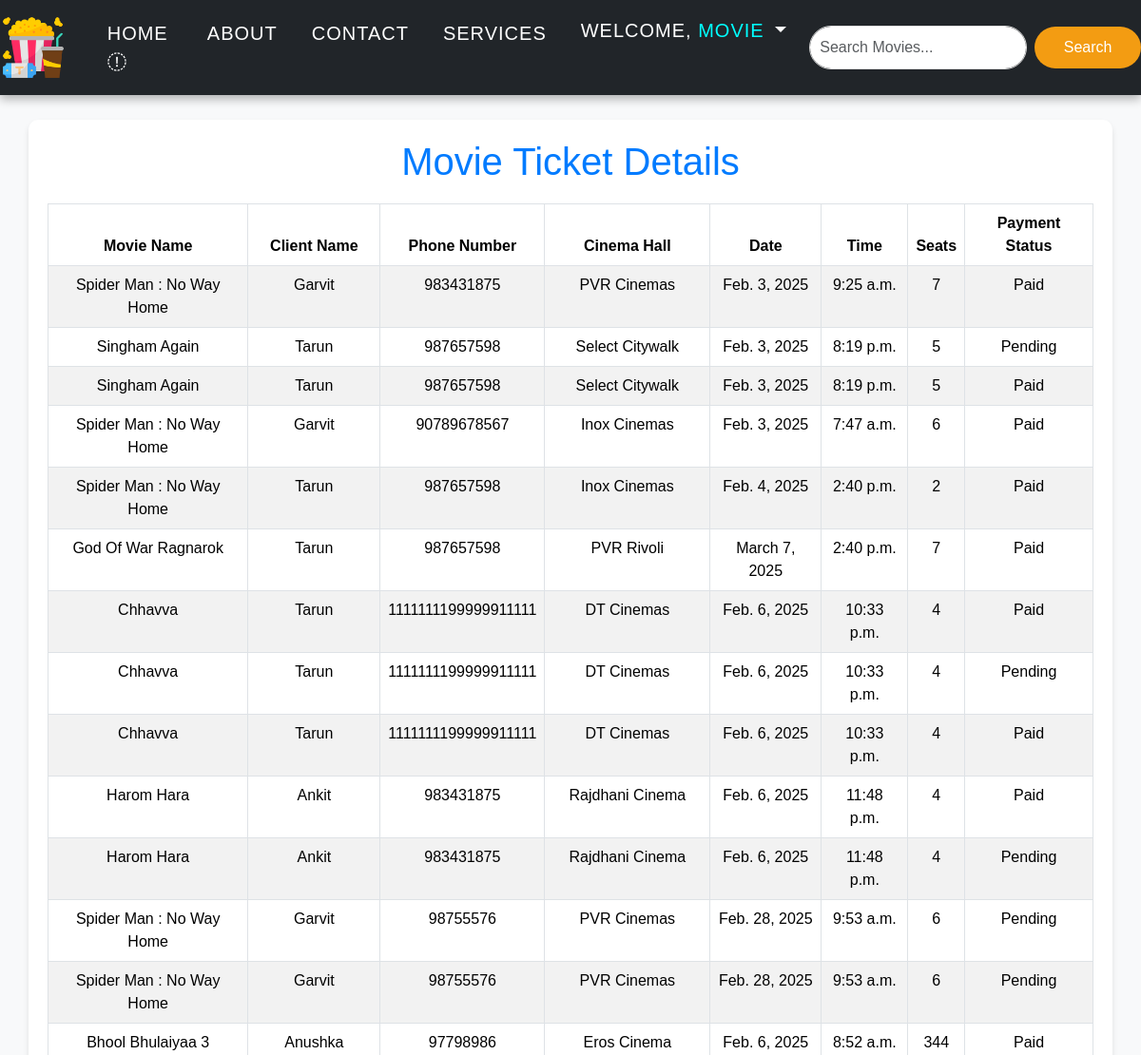
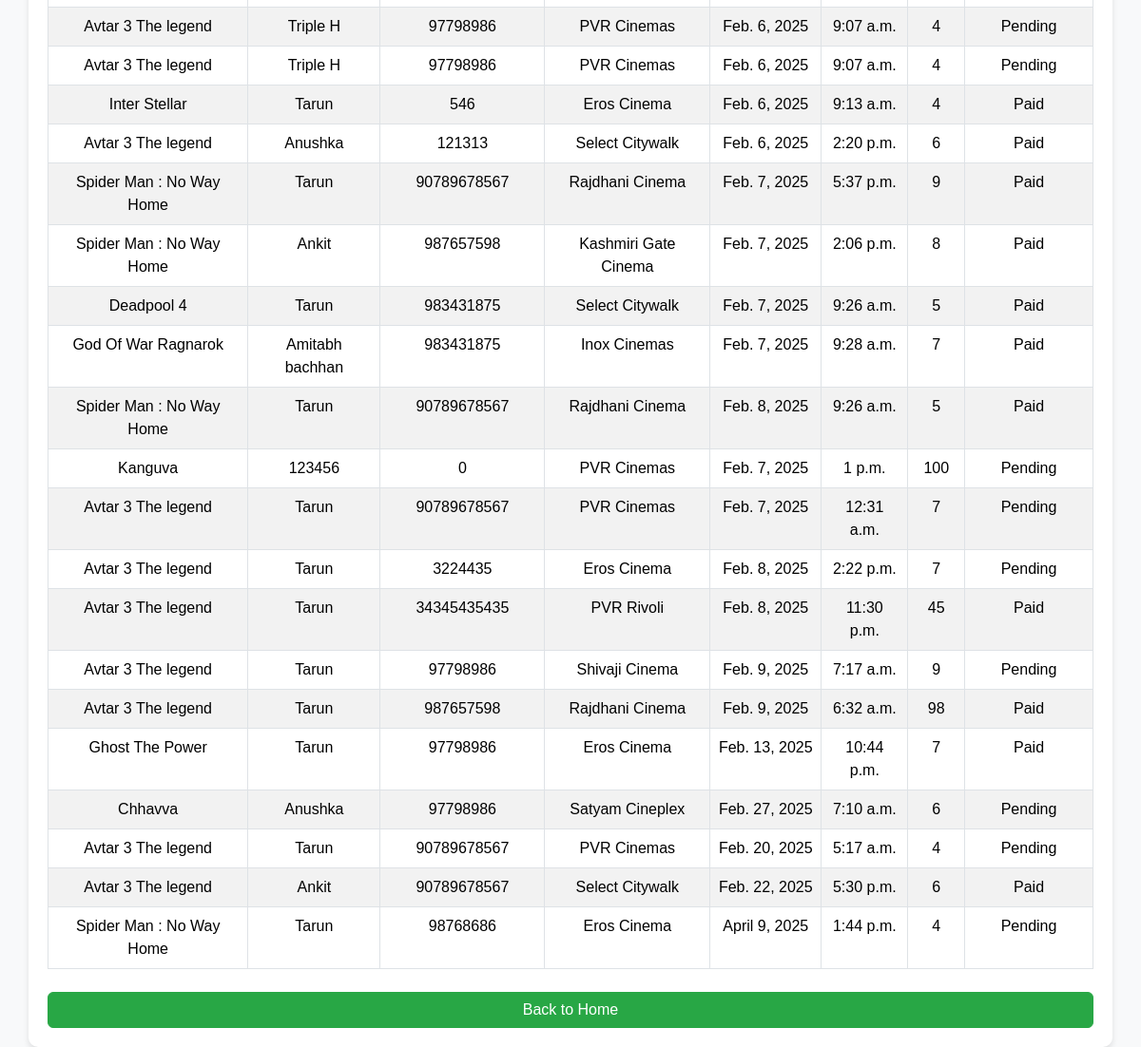
Page /ticket-details/ (signed in) on the committed database (2 pictures, top to bottom).
### movieapp/models.py (models this page shows, shortened)
class MovieTickets(models.Model):
    movie_name = models.CharField(max_length=100)
    ticket_id = models.CharField(max_length=10, unique=True)
    client_name = models.CharField(max_length=100)
    phone_number = models.IntegerField()
    cinema_hall = models.CharField(max_length=50)
    date = models.DateField(default='')
    time = models.TimeField(default='')
    seats = models.PositiveIntegerField(default=1)
    payment_status = models.BooleanField(default=False)
    cancelled = models.BooleanField(default=False)  # New field to track cancellations

### movieapp/views.py (the view)
# urls.py: path('ticket-details/', views.ticket_details, name='ticket_details'),
@login_required
@user_passes_test(is_admin)
def ticket_details(request):
    tickets = MovieTickets.objects.all()  # Get all MovieTickets
    return render(request, "details.html", {"tickets": tickets})

### movieapp/views.py (called while the page is built)
def is_admin(user):
    return user.is_superuser

### movieapp/templates/details.html (shortened to what this page needs)
{% extends "base.html" %}
{% block tarun %}
</head>
<body>
<div class="container">
    <h1>Movie Ticket Details</h1>
    {% if tickets %}
        <table class="table table-bordered table-striped">
            <thead>
                <tr>
                    <th>Movie Name</th>
                    <th>Client Name</th>
                    <th>Phone Number</th>
                    <th>Cinema Hall</th>
                    <th>Date</th>
                    <th>Time</th>
                    <th>Seats</th>
                    <th>Payment Status</th>
                </tr>
            </thead>
            <tbody>
                {% for ticket in tickets %}
                    <tr>
                        <td>{{ ticket.movie_name }}</td>
                        <td>{{ ticket.client_name }}</td>
                        <td>{{ ticket.phone_number }}</td>
                        <td>{{ ticket.cinema_hall }}</td>
                        <td>{{ ticket.date }}</td>
                        <td>{{ ticket.time }}</td>
                        <td>{{ ticket.seats }}</td>
                        <td>{{ ticket.payment_status|yesno:"Paid,Pending" }}</td>
                    </tr>
                {% endfor %}
            </tbody>
        </table>
    {% else %}
        <p class="no-tickets">No tickets found.</p>
    {% endif %}
    <div class="text-center mt-4">
        <a href="{% url "home" %}" class="btn btn-primary">Back to Home</a>
    </div>
</div>
</body>
</html>
{% endblock tarun %}

### movieapp/templates/base.html (shortened to what this page needs)
{% load static %}
{% block main %}
<!doctype html>
<html lang="en">
  <head>
    <link href="https://cdn.jsdelivr.net/npm/bootstrap@5.3.3/dist/css/bootstrap.min.css" rel="stylesheet">
    <link rel="stylesheet" href="{% static 'app/css/owl.carousel.min.css' %}">
    <link rel="stylesheet" href="{% static 'app/css/all.min.css' %}">
    <link rel="stylesheet" href="{% static 'app/css/stylesheet.css' %}">
  </head>
  <body>
    <div class="container-fluid">
      <div class="row">
        <div class="col-12">
          <nav class="navbar navbar-expand-lg navbar-dark bg-dark w-100">
            <a class="navbar-brand" href="{% url "home" %}">
                <img src="{% static 'app/images/cinema.png' %}" alt="logo" class="img-fluid" style="width: 70px; height: 70px;">
            </a>
            <div class="collapse navbar-collapse" id="navbarNav">
              <ul class="navbar-nav ms-auto">
                <li class="nav-item"><a class="nav-link fs-5" href="{% url 'home' %}">HOME <i class="fa-regular fa-house"></i></a></li>
                <li class="nav-item"><a class="nav-link fs-5" href="{% url 'about' %}">ABOUT</a></li>
                <li class="nav-item"><a class="nav-link fs-5" href="{% url 'contact' %}">CONTACT</a></li>
                <li class="nav-item"><a class="nav-link fs-5" href="{% url 'services' %}">SERVICES</a></li>
                {% if user.is_authenticated %}
                <li class="nav-item dropdown">
                  <h3 class="nav-link dropdown-toggle fs-5"id="navbarDropdown" role="button" data-bs-toggle="dropdown" aria-expanded="false">
                    Welcome,<span style="color:aqua;"> {{ user.username }}</span>
                  </h3>
                </li>
                {% endif %}
              </ul>
              <form class="d-flex ms-3" method="post" id="searchForm">
                <input class="form-control me-2" type="search" name="query" id="searchInput" placeholder="Search Movies..." aria-label="Search">
                <button class="btn btn-warning" type="submit" id="searchBtn">Search</button>
              </form>
            </div>
          </nav>
        </div>
      </div>
    </div>
    <br><br> <br> <br>
    {% block tarun %}{% endblock tarun %}
  </body>
</html>
{% endblock main %}

### movieapp/static/app/css/stylesheet.css (style rules this page uses)
body { font-family: 'Arial', sans-serif; margin: 0; padding: 0; background-color: #f4f4f4; width: 100%; }
.container-fluid { padding-left: 0; padding-right: 0; }
.navbar { background-color: #222; box-shadow: 0 4px 10px rgba(0, 0, 0, 0.3); width: 100%; z-index: 1000; position: sticky; top: 0; }
.navbar .navbar-nav .nav-item { margin-left: 20px; }
.navbar .nav-link { font-size: 18px; text-transform: uppercase; letter-spacing: 1px; color: #fff; padding: 12px 20px; border-radius: 5px; transition: all 0.3s ease; }
.navbar .navbar-brand img { width: 70px; height: 70px; transition: transform 0.3s ease; }
#searchForm { display: flex; align-items: center; }
#searchInput { width: 250px; padding: 10px; border-radius: 25px; border: 1px solid #ddd; transition: all 0.3s ease; }
#searchBtn { background-color: #f39c12; border: none; color: white; padding: 10px 20px; border-radius: 25px; cursor: pointer; transition: all 0.3s ease; }
.container { width: 100%; margin: auto; background: white; padding: 20px; border-radius: 5px; }
.btn { display: block; margin: auto; width: 100%; }

### movieapp/templates/base.html (style rules this page uses)
body { font-family: 'Arial', sans-serif; margin: 0; padding: 0; background-color: #f4f4f4; width: 100%; }
.container-fluid { padding-left: 0; padding-right: 0; }

### movieapp/templates/details.html (style rules this page uses)
body { background-color: #f8f9fa; font-family: 'Arial', sans-serif; }
.container { margin-top: 30px; background-color: #fff; padding: 20px; border-radius: 10px; box-shadow: 0px 4px 6px rgba(0, 0, 0, 0.1); }
h1 { color: #007bff; text-align: center; margin-bottom: 20px; }
table { background-color: #f0f8ff; }
th, td { padding: 12px; text-align: center; }
th { background-color: #007bff; color: white; }
tr:nth-child(even) { background-color: #f8f9fa; }
tr:nth-child(odd) { background-color: #e9ecef; }
.btn-primary { background-color: #28a745; border-color: #28a745; }

### rows in the picture
MovieTickets: movie_name "Spider Man : No Way Home", client_name "Garvit", phone_number "983431875", cinema_hall "PVR Cinemas", date "Feb. 3, 2025", time "9:25 a.m.", seats "7", payment_status "Paid"
MovieTickets: movie_name "Singham Again", client_name "Tarun", phone_number "987657598", cinema_hall "Select Citywalk", date "Feb. 3, 2025", time "8:19 p.m.", seats "5", payment_status "Pending"
MovieTickets: movie_name "Singham Again", client_name "Tarun", phone_number "987657598", cinema_hall "Select Citywalk", date "Feb. 3, 2025", time "8:19 p.m.", seats "5", payment_status "Paid"
MovieTickets: movie_name "Spider Man : No Way Home", client_name "Garvit", phone_number "90789678567", cinema_hall "Inox Cinemas", date "Feb. 3, 2025", time "7:47 a.m.", seats "6", payment_status "Paid"
MovieTickets: movie_name "Spider Man : No Way Home", client_name "Tarun", phone_number "987657598", cinema_hall "Inox Cinemas", date "Feb. 4, 2025", time "2:40 p.m.", seats "2", payment_status "Paid"
MovieTickets: movie_name "God Of War Ragnarok", client_name "Tarun", phone_number "987657598", cinema_hall "PVR Rivoli", date "March 7, 2025", time "2:40 p.m.", seats "7", payment_status "Paid"
MovieTickets: movie_name "Chhavva", client_name "Tarun", phone_number "1111111199999911111", cinema_hall "DT Cinemas", date "Feb. 6, 2025", time "10:33 p.m.", seats "4", payment_status "Paid"
MovieTickets: movie_name "Chhavva", client_name "Tarun", phone_number "1111111199999911111", cinema_hall "DT Cinemas", date "Feb. 6, 2025", time "10:33 p.m.", seats "4", payment_status "Pending"
MovieTickets: movie_name "Chhavva", client_name "Tarun", phone_number "1111111199999911111", cinema_hall "DT Cinemas", date "Feb. 6, 2025", time "10:33 p.m.", seats "4", payment_status "Paid"
MovieTickets: movie_name "Harom Hara", client_name "Ankit", phone_number "983431875", cinema_hall "Rajdhani Cinema", date "Feb. 6, 2025", time "11:48 p.m.", seats "4", payment_status "Paid"
MovieTickets: movie_name "Harom Hara", client_name "Ankit", phone_number "983431875", cinema_hall "Rajdhani Cinema", date "Feb. 6, 2025", time "11:48 p.m.", seats "4", payment_status "Pending"
MovieTickets: movie_name "Spider Man : No Way Home", client_name "Garvit", phone_number "98755576", cinema_hall "PVR Cinemas", date "Feb. 28, 2025", time "9:53 a.m.", seats "6", payment_status "Pending"
MovieTickets: movie_name "Spider Man : No Way Home", client_name "Garvit", phone_number "98755576", cinema_hall "PVR Cinemas", date "Feb. 28, 2025", time "9:53 a.m.", seats "6", payment_status "Pending"
MovieTickets: movie_name "Bhool Bhulaiyaa 3", client_name "Anushka", phone_number "97798986", cinema_hall "Eros Cinema", date "Feb. 6, 2025", time "8:52 a.m.", seats "344", payment_status "Paid"
MovieTickets: movie_name "Avtar 3 The legend", client_name "Triple H", phone_number "97798986", cinema_hall "PVR Cinemas", date "Feb. 6, 2025", time "9:07 a.m.", seats "4", payment_status "Pending"
MovieTickets: movie_name "Avtar 3 The legend", client_name "Triple H", phone_number "97798986", cinema_hall "PVR Cinemas", date "Feb. 6, 2025", time "9:07 a.m.", seats "4", payment_status "Pending"
MovieTickets: movie_name "Inter Stellar", client_name "Tarun", phone_number "546", cinema_hall "Eros Cinema", date "Feb. 6, 2025", time "9:13 a.m.", seats "4", payment_status "Paid"
MovieTickets: movie_name "Avtar 3 The legend", client_name "Anushka", phone_number "121313", cinema_hall "Select Citywalk", date "Feb. 6, 2025", time "2:20 p.m.", seats "6", payment_status "Paid"
MovieTickets: movie_name "Spider Man : No Way Home", client_name "Tarun", phone_number "90789678567", cinema_hall "Rajdhani Cinema", date "Feb. 7, 2025", time "5:37 p.m.", seats "9", payment_status "Paid"
MovieTickets: movie_name "Spider Man : No Way Home", client_name "Ankit", phone_number "987657598", cinema_hall "Kashmiri Gate Cinema", date "Feb. 7, 2025", time "2:06 p.m.", seats "8", payment_status "Paid"
MovieTickets: movie_name "Deadpool 4", client_name "Tarun", phone_number "983431875", cinema_hall "Select Citywalk", date "Feb. 7, 2025", time "9:26 a.m.", seats "5", payment_status "Paid"
MovieTickets: movie_name "God Of War Ragnarok", client_name "Amitabh bachhan", phone_number "983431875", cinema_hall "Inox Cinemas", date "Feb. 7, 2025", time "9:28 a.m.", seats "7", payment_status "Paid"
MovieTickets: movie_name "Spider Man : No Way Home", client_name "Tarun", phone_number "90789678567", cinema_hall "Rajdhani Cinema", date "Feb. 8, 2025", time "9:26 a.m.", seats "5", payment_status "Paid"
MovieTickets: movie_name "Kanguva", client_name "123456", phone_number "0", cinema_hall "PVR Cinemas", date "Feb. 7, 2025", time "1 p.m.", seats "100", payment_status "Pending"
MovieTickets: movie_name "Avtar 3 The legend", client_name "Tarun", phone_number "90789678567", cinema_hall "PVR Cinemas", date "Feb. 7, 2025", time "12:31 a.m.", seats "7", payment_status "Pending"
MovieTickets: movie_name "Avtar 3 The legend", client_name "Tarun", phone_number "3224435", cinema_hall "Eros Cinema", date "Feb. 8, 2025", time "2:22 p.m.", seats "7", payment_status "Pending"
MovieTickets: movie_name "Avtar 3 The legend", client_name "Tarun", phone_number "34345435435", cinema_hall "PVR Rivoli", date "Feb. 8, 2025", time "11:30 p.m.", seats "45", payment_status "Paid"
MovieTickets: movie_name "Avtar 3 The legend", client_name "Tarun", phone_number "97798986", cinema_hall "Shivaji Cinema", date "Feb. 9, 2025", time "7:17 a.m.", seats "9", payment_status "Pending"
MovieTickets: movie_name "Avtar 3 The legend", client_name "Tarun", phone_number "987657598", cinema_hall "Rajdhani Cinema", date "Feb. 9, 2025", time "6:32 a.m.", seats "98", payment_status "Paid"
MovieTickets: movie_name "Ghost The Power", client_name "Tarun", phone_number "97798986", cinema_hall "Eros Cinema", date "Feb. 13, 2025", time "10:44 p.m.", seats "7", payment_status "Paid"
MovieTickets: movie_name "Chhavva", client_name "Anushka", phone_number "97798986", cinema_hall "Satyam Cineplex", date "Feb. 27, 2025", time "7:10 a.m.", seats "6", payment_status "Pending"
MovieTickets: movie_name "Avtar 3 The legend", client_name "Tarun", phone_number "90789678567", cinema_hall "PVR Cinemas", date "Feb. 20, 2025", time "5:17 a.m.", seats "4", payment_status "Pending"
MovieTickets: movie_name "Avtar 3 The legend", client_name "Ankit", phone_number "90789678567", cinema_hall "Select Citywalk", date "Feb. 22, 2025", time "5:30 p.m.", seats "6", payment_status "Paid"
MovieTickets: movie_name "Spider Man : No Way Home", client_name "Tarun", phone_number "98768686", cinema_hall "Eros Cinema", date "April 9, 2025", time "1:44 p.m.", seats "4", payment_status "Pending"

### other values in the picture
{{ user.username }} "MOVIE"
